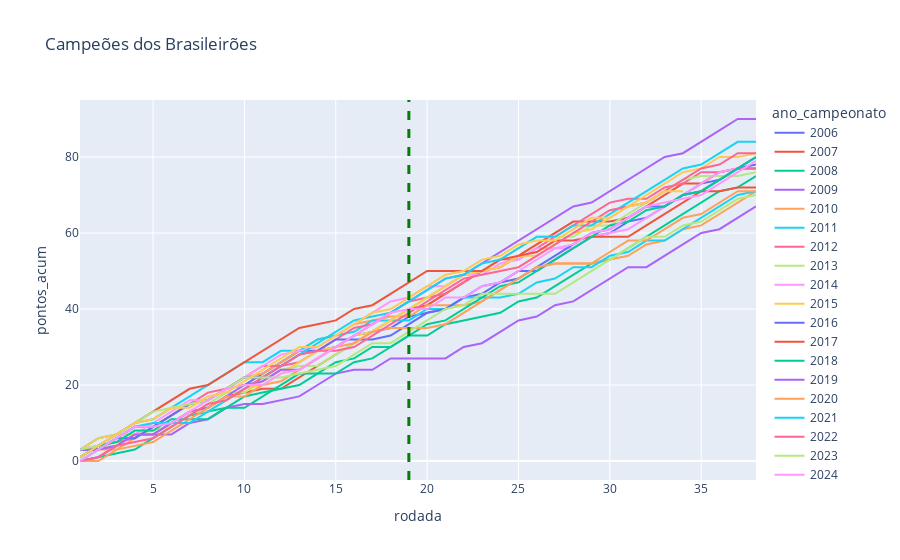

The notebook cell this image was saved under:
### Code cell
#Comparativo entre os campeões desde 2006
plt.figure(figsize = (20,7))
df_plot = df_completo.loc[(df_completo.classificacao_final == 1) ]
fig = px.line(df_plot, x ='rodada', y = 'pontos_acum', color = 'ano_campeonato', title = f'Campeões dos Brasileirões', hover_name='time')
fig.add_vline(x=19, line_width=3, line_dash="dash", line_color="green")

### Figure 1 — Plotly figure (JSON) as saved in the notebook; plotly's stock layout.template omitted (floating-point values rounded to 4 significant figures)
{"data": [{"hovertemplate": "<b>%{hovertext}</b><br><br>ano_campeonato=2006<br>rodada=%{x}<br>pontos_acum=%{y}<extra></extra>", "hovertext": ["São Paulo", "São Paulo", "São Paulo", "São Paulo", "São Paulo", "São Paulo", "São Paulo", "São Paulo", "São Paulo", "São Paulo", "São Paulo", "São Paulo", "São Paulo", "São Paulo", "São Paulo", "São Paulo", "São Paulo", "São Paulo", "São Paulo", "São Paulo", "São Paulo", "São Paulo", "São Paulo", "São Paulo", "São Paulo", "São Paulo", "São Paulo", "São Paulo", "São Paulo", "São Paulo", "São Paulo", "São Paulo", "São Paulo", "São Paulo", "São Paulo", "São Paulo", "São Paulo", "São Paulo"], "legendgroup": "2006", "line": {"color": "#636efa", "dash": "solid"}, "marker": {"symbol": "circle"}, "mode": "lines", "name": "2006", "orientation": "v", "showlegend": true, "type": "scatter", "x": [1, 2, 3, 4, 5, 6, 7, 8, 9, 10, 11, 12, 13, 14, 15, 16, 17, 18, 19, 20, 21, 22, 23, 24, 25, 26, 27, 28, 29, 30, 31, 32, 33, 34, 35, 36, 37, 38], "xaxis": "x", "y": [3, 3, 6, 9, 9, 12, 15, 16, 19, 20, 23, 26, 29, 29, 30, 33, 34, 35, 38, 39, 40, 43, 44, 47, 50, 50, 53, 56, 59, 60, 63, 64, 67, 70, 73, 74, 77, 78], "yaxis": "y"}, {"hovertemplate": "<b>%{hovertext}</b><br><br>ano_campeonato=2007<br>rodada=%{x}<br>pontos_acum=%{y}<extra></extra>", "hovertext": ["São Paulo", "São Paulo", "São Paulo", "São Paulo", "São Paulo", "São Paulo", "São Paulo", "São Paulo", "São Paulo", "São Paulo", "São Paulo", "São Paulo", "São Paulo", "São Paulo", "São Paulo", "São Paulo", "São Paulo", "São Paulo", "São Paulo", "São Paulo", "São Paulo", "São Paulo", "São Paulo", "São Paulo", "São Paulo", "São Paulo", "São Paulo", "São Paulo", "São Paulo", "São Paulo", "São Paulo", "São Paulo", "São Paulo", "São Paulo", "São Paulo", "São Paulo", "São Paulo", "São Paulo"], "legendgroup": "2007", "line": {"color": "#EF553B", "dash": "solid"}, "marker": {"symbol": "circle"}, "mode": "lines", "name": "2007", "orientation": "v", "showlegend": true, "type": "scatter", "x": [1, 2, 3, 4, 5, 6, 7, 8, 9, 10, 11, 12, 13, 14, 15, 16, 17, 18, 19, 20, 21, 22, 23, 24, 25, 26, 27, 28, 29, 30, 31, 32, 33, 34, 35, 36, 37, 38], "xaxis": "x", "y": [3, 3, 4, 7, 7, 10, 13, 14, 17, 18, 19, 19, 22, 25, 28, 31, 34, 37, 40, 41, 44, 47, 50, 51, 54, 57, 60, 63, 63, 63, 64, 67, 70, 73, 73, 76, 77, 77], "yaxis": "y"}, {"hovertemplate": "<b>%{hovertext}</b><br><br>ano_campeonato=2008<br>rodada=%{x}<br>pontos_acum=%{y}<extra></extra>", "hovertext": ["São Paulo", "São Paulo", "São Paulo", "São Paulo", "São Paulo", "São Paulo", "São Paulo", "São Paulo", "São Paulo", "São Paulo", "São Paulo", "São Paulo", "São Paulo", "São Paulo", "São Paulo", "São Paulo", "São Paulo", "São Paulo", "São Paulo", "São Paulo", "São Paulo", "São Paulo", "São Paulo", "São Paulo", "São Paulo", "São Paulo", "São Paulo", "São Paulo", "São Paulo", "São Paulo", "São Paulo", "São Paulo", "São Paulo", "São Paulo", "São Paulo", "São Paulo", "São Paulo", "São Paulo"], "legendgroup": "2008", "line": {"color": "#00cc96", "dash": "solid"}, "marker": {"symbol": "circle"}, "mode": "lines", "name": "2008", "orientation": "v", "showlegend": true, "type": "scatter", "x": [1, 2, 3, 4, 5, 6, 7, 8, 9, 10, 11, 12, 13, 14, 15, 16, 17, 18, 19, 20, 21, 22, 23, 24, 25, 26, 27, 28, 29, 30, 31, 32, 33, 34, 35, 36, 37, 38], "xaxis": "x", "y": [0, 1, 2, 3, 6, 9, 12, 13, 14, 14, 17, 20, 23, 23, 26, 27, 30, 30, 33, 33, 36, 37, 38, 39, 42, 43, 46, 49, 52, 53, 56, 59, 62, 65, 68, 71, 72, 75], "yaxis": "y"}, {"hovertemplate": "<b>%{hovertext}</b><br><br>ano_campeonato=2009<br>rodada=%{x}<br>pontos_acum=%{y}<extra></extra>", "hovertext": ["Flamengo", "Flamengo", "Flamengo", "Flamengo", "Flamengo", "Flamengo", "Flamengo", "Flamengo", "Flamengo", "Flamengo", "Flamengo", "Flamengo", "Flamengo", "Flamengo", "Flamengo", "Flamengo", "Flamengo", "Flamengo", "Flamengo", "Flamengo", "Flamengo", "Flamengo", "Flamengo", "Flamengo", "Flamengo", "Flamengo", "Flamengo", "Flamengo", "Flamengo", "Flamengo", "Flamengo", "Flamengo", "Flamengo", "Flamengo", "Flamengo", "Flamengo", "Flamengo", "Flamengo"], "legendgroup": "2009", "line": {"color": "#ab63fa", "dash": "solid"}, "marker": {"symbol": "circle"}, "mode": "lines", "name": "2009", "orientation": "v", "showlegend": true, "type": "scatter", "x": [1, 2, 3, 4, 5, 6, 7, 8, 9, 10, 11, 12, 13, 14, 15, 16, 17, 18, 19, 20, 21, 22, 23, 24, 25, 26, 27, 28, 29, 30, 31, 32, 33, 34, 35, 36, 37, 38], "xaxis": "x", "y": [0, 1, 4, 7, 7, 7, 10, 11, 14, 15, 15, 16, 17, 20, 23, 24, 24, 27, 27, 27, 27, 30, 31, 34, 37, 38, 41, 42, 45, 48, 51, 51, 54, 57, 60, 61, 64, 67], "yaxis": "y"}, {"hovertemplate": "<b>%{hovertext}</b><br><br>ano_campeonato=2010<br>rodada=%{x}<br>pontos_acum=%{y}<extra></extra>", "hovertext": ["Fluminense", "Fluminense", "Fluminense", "Fluminense", "Fluminense", "Fluminense", "Fluminense", "Fluminense", "Fluminense", "Fluminense", "Fluminense", "Fluminense", "Fluminense", "Fluminense", "Fluminense", "Fluminense", "Fluminense", "Fluminense", "Fluminense", "Fluminense", "Fluminense", "Fluminense", "Fluminense", "Fluminense", "Fluminense", "Fluminense", "Fluminense", "Fluminense", "Fluminense", "Fluminense", "Fluminense", "Fluminense", "Fluminense", "Fluminense", "Fluminense", "Fluminense", "Fluminense", "Fluminense"], "legendgroup": "2010", "line": {"color": "#FFA15A", "dash": "solid"}, "marker": {"symbol": "circle"}, "mode": "lines", "name": "2010", "orientation": "v", "showlegend": true, "type": "scatter", "x": [1, 2, 3, 4, 5, 6, 7, 8, 9, 10, 11, 12, 13, 14, 15, 16, 17, 18, 19, 20, 21, 22, 23, 24, 25, 26, 27, 28, 29, 30, 31, 32, 33, 34, 35, 36, 37, 38], "xaxis": "x", "y": [0, 3, 3, 6, 9, 12, 15, 16, 19, 22, 23, 26, 29, 32, 33, 36, 37, 38, 38, 41, 41, 41, 42, 45, 48, 51, 52, 52, 52, 53, 54, 57, 58, 61, 62, 65, 68, 71], "yaxis": "y"}, {"hovertemplate": "<b>%{hovertext}</b><br><br>ano_campeonato=2011<br>rodada=%{x}<br>pontos_acum=%{y}<extra></extra>", "hovertext": ["Corinthians", "Corinthians", "Corinthians", "Corinthians", "Corinthians", "Corinthians", "Corinthians", "Corinthians", "Corinthians", "Corinthians", "Corinthians", "Corinthians", "Corinthians", "Corinthians", "Corinthians", "Corinthians", "Corinthians", "Corinthians", "Corinthians", "Corinthians", "Corinthians", "Corinthians", "Corinthians", "Corinthians", "Corinthians", "Corinthians", "Corinthians", "Corinthians", "Corinthians", "Corinthians", "Corinthians", "Corinthians", "Corinthians", "Corinthians", "Corinthians", "Corinthians", "Corinthians", "Corinthians"], "legendgroup": "2011", "line": {"color": "#19d3f3", "dash": "solid"}, "marker": {"symbol": "circle"}, "mode": "lines", "name": "2011", "orientation": "v", "showlegend": true, "type": "scatter", "x": [1, 2, 3, 4, 5, 6, 7, 8, 9, 10, 11, 12, 13, 14, 15, 16, 17, 18, 19, 20, 21, 22, 23, 24, 25, 26, 27, 28, 29, 30, 31, 32, 33, 34, 35, 36, 37, 38], "xaxis": "x", "y": [3, 6, 7, 10, 11, 14, 17, 20, 23, 26, 26, 29, 29, 32, 33, 34, 37, 37, 37, 40, 40, 43, 43, 43, 44, 47, 48, 51, 51, 54, 55, 58, 58, 61, 64, 67, 70, 71], "yaxis": "y"}, {"hovertemplate": "<b>%{hovertext}</b><br><br>ano_campeonato=2012<br>rodada=%{x}<br>pontos_acum=%{y}<extra></extra>", "hovertext": ["Fluminense", "Fluminense", "Fluminense", "Fluminense", "Fluminense", "Fluminense", "Fluminense", "Fluminense", "Fluminense", "Fluminense", "Fluminense", "Fluminense", "Fluminense", "Fluminense", "Fluminense", "Fluminense", "Fluminense", "Fluminense", "Fluminense", "Fluminense", "Fluminense", "Fluminense", "Fluminense", "Fluminense", "Fluminense", "Fluminense", "Fluminense", "Fluminense", "Fluminense", "Fluminense", "Fluminense", "Fluminense", "Fluminense", "Fluminense", "Fluminense", "Fluminense", "Fluminense", "Fluminense"], "legendgroup": "2012", "line": {"color": "#FF6692", "dash": "solid"}, "marker": {"symbol": "circle"}, "mode": "lines", "name": "2012", "orientation": "v", "showlegend": true, "type": "scatter", "x": [1, 2, 3, 4, 5, 6, 7, 8, 9, 10, 11, 12, 13, 14, 15, 16, 17, 18, 19, 20, 21, 22, 23, 24, 25, 26, 27, 28, 29, 30, 31, 32, 33, 34, 35, 36, 37, 38], "xaxis": "x", "y": [3, 4, 5, 6, 9, 12, 15, 18, 19, 22, 25, 25, 26, 29, 32, 35, 36, 39, 42, 43, 44, 47, 50, 53, 53, 56, 59, 62, 65, 68, 69, 69, 72, 73, 76, 76, 77, 77], "yaxis": "y"}, {"hovertemplate": "<b>%{hovertext}</b><br><br>ano_campeonato=2013<br>rodada=%{x}<br>pontos_acum=%{y}<extra></extra>", "hovertext": ["Cruzeiro", "Cruzeiro", "Cruzeiro", "Cruzeiro", "Cruzeiro", "Cruzeiro", "Cruzeiro", "Cruzeiro", "Cruzeiro", "Cruzeiro", "Cruzeiro", "Cruzeiro", "Cruzeiro", "Cruzeiro", "Cruzeiro", "Cruzeiro", "Cruzeiro", "Cruzeiro", "Cruzeiro", "Cruzeiro", "Cruzeiro", "Cruzeiro", "Cruzeiro", "Cruzeiro", "Cruzeiro", "Cruzeiro", "Cruzeiro", "Cruzeiro", "Cruzeiro", "Cruzeiro", "Cruzeiro", "Cruzeiro", "Cruzeiro", "Cruzeiro", "Cruzeiro", "Cruzeiro", "Cruzeiro", "Cruzeiro"], "legendgroup": "2013", "line": {"color": "#B6E880", "dash": "solid"}, "marker": {"symbol": "circle"}, "mode": "lines", "name": "2013", "orientation": "v", "showlegend": true, "type": "scatter", "x": [1, 2, 3, 4, 5, 6, 7, 8, 9, 10, 11, 12, 13, 14, 15, 16, 17, 18, 19, 20, 21, 22, 23, 24, 25, 26, 27, 28, 29, 30, 31, 32, 33, 34, 35, 36, 37, 38], "xaxis": "x", "y": [3, 4, 4, 7, 8, 9, 12, 15, 18, 18, 21, 24, 25, 25, 28, 31, 34, 37, 40, 43, 46, 49, 50, 53, 56, 59, 59, 59, 62, 62, 65, 68, 71, 74, 75, 75, 75, 76], "yaxis": "y"}, {"hovertemplate": "<b>%{hovertext}</b><br><br>ano_campeonato=2014<br>rodada=%{x}<br>pontos_acum=%{y}<extra></extra>", "hovertext": ["Cruzeiro", "Cruzeiro", "Cruzeiro", "Cruzeiro", "Cruzeiro", "Cruzeiro", "Cruzeiro", "Cruzeiro", "Cruzeiro", "Cruzeiro", "Cruzeiro", "Cruzeiro", "Cruzeiro", "Cruzeiro", "Cruzeiro", "Cruzeiro", "Cruzeiro", "Cruzeiro", "Cruzeiro", "Cruzeiro", "Cruzeiro", "Cruzeiro", "Cruzeiro", "Cruzeiro", "Cruzeiro", "Cruzeiro", "Cruzeiro", "Cruzeiro", "Cruzeiro", "Cruzeiro", "Cruzeiro", "Cruzeiro", "Cruzeiro", "Cruzeiro", "Cruzeiro", "Cruzeiro", "Cruzeiro", "Cruzeiro"], "legendgroup": "2014", "line": {"color": "#FF97FF", "dash": "solid"}, "marker": {"symbol": "circle"}, "mode": "lines", "name": "2014", "orientation": "v", "showlegend": true, "type": "scatter", "x": [1, 2, 3, 4, 5, 6, 7, 8, 9, 10, 11, 12, 13, 14, 15, 16, 17, 18, 19, 20, 21, 22, 23, 24, 25, 26, 27, 28, 29, 30, 31, 32, 33, 34, 35, 36, 37, 38], "xaxis": "x", "y": [3, 4, 7, 7, 10, 13, 16, 16, 19, 22, 25, 28, 29, 30, 33, 36, 39, 42, 43, 46, 46, 49, 49, 52, 53, 56, 56, 56, 59, 60, 61, 64, 67, 70, 73, 76, 77, 80], "yaxis": "y"}, {"hovertemplate": "<b>%{hovertext}</b><br><br>ano_campeonato=2015<br>rodada=%{x}<br>pontos_acum=%{y}<extra></extra>", "hovertext": ["Corinthians", "Corinthians", "Corinthians", "Corinthians", "Corinthians", "Corinthians", "Corinthians", "Corinthians", "Corinthians", "Corinthians", "Corinthians", "Corinthians", "Corinthians", "Corinthians", "Corinthians", "Corinthians", "Corinthians", "Corinthians", "Corinthians", "Corinthians", "Corinthians", "Corinthians", "Corinthians", "Corinthians", "Corinthians", "Corinthians", "Corinthians", "Corinthians", "Corinthians", "Corinthians", "Corinthians", "Corinthians", "Corinthians", "Corinthians", "Corinthians", "Corinthians", "Corinthians", "Corinthians"], "legendgroup": "2015", "line": {"color": "#FECB52", "dash": "solid"}, "marker": {"symbol": "circle"}, "mode": "lines", "name": "2015", "orientation": "v", "showlegend": true, "type": "scatter", "x": [1, 2, 3, 4, 5, 6, 7, 8, 9, 10, 11, 12, 13, 14, 15, 16, 17, 18, 19, 20, 21, 22, 23, 24, 25, 26, 27, 28, 29, 30, 31, 32, 33, 34, 35, 36, 37, 38], "xaxis": "x", "y": [3, 6, 7, 7, 7, 10, 13, 13, 16, 19, 20, 23, 26, 29, 30, 33, 34, 37, 40, 43, 46, 49, 50, 51, 54, 54, 57, 60, 61, 64, 67, 70, 73, 76, 77, 80, 80, 81], "yaxis": "y"}, {"hovertemplate": "<b>%{hovertext}</b><br><br>ano_campeonato=2016<br>rodada=%{x}<br>pontos_acum=%{y}<extra></extra>", "hovertext": ["Palmeiras", "Palmeiras", "Palmeiras", "Palmeiras", "Palmeiras", "Palmeiras", "Palmeiras", "Palmeiras", "Palmeiras", "Palmeiras", "Palmeiras", "Palmeiras", "Palmeiras", "Palmeiras", "Palmeiras", "Palmeiras", "Palmeiras", "Palmeiras", "Palmeiras", "Palmeiras", "Palmeiras", "Palmeiras", "Palmeiras", "Palmeiras", "Palmeiras", "Palmeiras", "Palmeiras", "Palmeiras", "Palmeiras", "Palmeiras", "Palmeiras", "Palmeiras", "Palmeiras", "Palmeiras", "Palmeiras", "Palmeiras", "Palmeiras", "Palmeiras"], "legendgroup": "2016", "line": {"color": "#636efa", "dash": "solid"}, "marker": {"symbol": "circle"}, "mode": "lines", "name": "2016", "orientation": "v", "showlegend": true, "type": "scatter", "x": [1, 2, 3, 4, 5, 6, 7, 8, 9, 10, 11, 12, 13, 14, 15, 16, 17, 18, 19, 20, 21, 22, 23, 24, 25, 26, 27, 28, 29, 30, 31, 32, 33, 34, 35, 36, 37, 38], "xaxis": "x", "y": [3, 3, 6, 6, 9, 12, 15, 16, 19, 22, 22, 25, 28, 29, 32, 32, 32, 33, 36, 39, 40, 43, 46, 47, 48, 51, 54, 57, 60, 61, 64, 67, 67, 70, 71, 74, 77, 80], "yaxis": "y"}, {"hovertemplate": "<b>%{hovertext}</b><br><br>ano_campeonato=2017<br>rodada=%{x}<br>pontos_acum=%{y}<extra></extra>", "hovertext": ["Corinthians", "Corinthians", "Corinthians", "Corinthians", "Corinthians", "Corinthians", "Corinthians", "Corinthians", "Corinthians", "Corinthians", "Corinthians", "Corinthians", "Corinthians", "Corinthians", "Corinthians", "Corinthians", "Corinthians", "Corinthians", "Corinthians", "Corinthians", "Corinthians", "Corinthians", "Corinthians", "Corinthians", "Corinthians", "Corinthians", "Corinthians", "Corinthians", "Corinthians", "Corinthians", "Corinthians", "Corinthians", "Corinthians", "Corinthians", "Corinthians", "Corinthians", "Corinthians", "Corinthians"], "legendgroup": "2017", "line": {"color": "#EF553B", "dash": "solid"}, "marker": {"symbol": "circle"}, "mode": "lines", "name": "2017", "orientation": "v", "showlegend": true, "type": "scatter", "x": [1, 2, 3, 4, 5, 6, 7, 8, 9, 10, 11, 12, 13, 14, 15, 16, 17, 18, 19, 20, 21, 22, 23, 24, 25, 26, 27, 28, 29, 30, 31, 32, 33, 34, 35, 36, 37, 38], "xaxis": "x", "y": [1, 4, 7, 10, 13, 16, 19, 20, 23, 26, 29, 32, 35, 36, 37, 40, 41, 44, 47, 50, 50, 50, 50, 53, 54, 55, 58, 58, 59, 59, 59, 62, 65, 68, 71, 71, 72, 72], "yaxis": "y"}, {"hovertemplate": "<b>%{hovertext}</b><br><br>ano_campeonato=2018<br>rodada=%{x}<br>pontos_acum=%{y}<extra></extra>", "hovertext": ["Palmeiras", "Palmeiras", "Palmeiras", "Palmeiras", "Palmeiras", "Palmeiras", "Palmeiras", "Palmeiras", "Palmeiras", "Palmeiras", "Palmeiras", "Palmeiras", "Palmeiras", "Palmeiras", "Palmeiras", "Palmeiras", "Palmeiras", "Palmeiras", "Palmeiras", "Palmeiras", "Palmeiras", "Palmeiras", "Palmeiras", "Palmeiras", "Palmeiras", "Palmeiras", "Palmeiras", "Palmeiras", "Palmeiras", "Palmeiras", "Palmeiras", "Palmeiras", "Palmeiras", "Palmeiras", "Palmeiras", "Palmeiras", "Palmeiras", "Palmeiras"], "legendgroup": "2018", "line": {"color": "#00cc96", "dash": "solid"}, "marker": {"symbol": "circle"}, "mode": "lines", "name": "2018", "orientation": "v", "showlegend": true, "type": "scatter", "x": [1, 2, 3, 4, 5, 6, 7, 8, 9, 10, 11, 12, 13, 14, 15, 16, 17, 18, 19, 20, 21, 22, 23, 24, 25, 26, 27, 28, 29, 30, 31, 32, 33, 34, 35, 36, 37, 38], "xaxis": "x", "y": [1, 4, 5, 8, 8, 11, 11, 11, 14, 17, 18, 19, 20, 23, 23, 26, 27, 30, 33, 36, 37, 40, 43, 46, 47, 50, 53, 56, 59, 62, 63, 66, 67, 70, 71, 74, 77, 80], "yaxis": "y"}, {"hovertemplate": "<b>%{hovertext}</b><br><br>ano_campeonato=2019<br>rodada=%{x}<br>pontos_acum=%{y}<extra></extra>", "hovertext": ["Flamengo", "Flamengo", "Flamengo", "Flamengo", "Flamengo", "Flamengo", "Flamengo", "Flamengo", "Flamengo", "Flamengo", "Flamengo", "Flamengo", "Flamengo", "Flamengo", "Flamengo", "Flamengo", "Flamengo", "Flamengo", "Flamengo", "Flamengo", "Flamengo", "Flamengo", "Flamengo", "Flamengo", "Flamengo", "Flamengo", "Flamengo", "Flamengo", "Flamengo", "Flamengo", "Flamengo", "Flamengo", "Flamengo", "Flamengo", "Flamengo", "Flamengo", "Flamengo", "Flamengo"], "legendgroup": "2019", "line": {"color": "#ab63fa", "dash": "solid"}, "marker": {"symbol": "circle"}, "mode": "lines", "name": "2019", "orientation": "v", "showlegend": true, "type": "scatter", "x": [1, 2, 3, 4, 5, 6, 7, 8, 9, 10, 11, 12, 13, 14, 15, 16, 17, 18, 19, 20, 21, 22, 23, 24, 25, 26, 27, 28, 29, 30, 31, 32, 33, 34, 35, 36, 37, 38], "xaxis": "x", "y": [3, 3, 4, 7, 7, 10, 13, 14, 17, 20, 21, 24, 24, 27, 30, 33, 36, 39, 42, 45, 48, 49, 52, 55, 58, 61, 64, 67, 68, 71, 74, 77, 80, 81, 84, 87, 90, 90], "yaxis": "y"}, {"hovertemplate": "<b>%{hovertext}</b><br><br>ano_campeonato=2020<br>rodada=%{x}<br>pontos_acum=%{y}<extra></extra>", "hovertext": ["Flamengo", "Flamengo", "Flamengo", "Flamengo", "Flamengo", "Flamengo", "Flamengo", "Flamengo", "Flamengo", "Flamengo", "Flamengo", "Flamengo", "Flamengo", "Flamengo", "Flamengo", "Flamengo", "Flamengo", "Flamengo", "Flamengo", "Flamengo", "Flamengo", "Flamengo", "Flamengo", "Flamengo", "Flamengo", "Flamengo", "Flamengo", "Flamengo", "Flamengo", "Flamengo", "Flamengo", "Flamengo", "Flamengo", "Flamengo", "Flamengo", "Flamengo", "Flamengo", "Flamengo"], "legendgroup": "2020", "line": {"color": "#FFA15A", "dash": "solid"}, "marker": {"symbol": "circle"}, "mode": "lines", "name": "2020", "orientation": "v", "showlegend": true, "type": "scatter", "x": [1, 2, 3, 4, 5, 6, 7, 8, 9, 10, 11, 12, 13, 14, 15, 16, 17, 18, 19, 20, 21, 22, 23, 24, 25, 26, 27, 28, 29, 30, 31, 32, 33, 34, 35, 36, 37, 38], "xaxis": "x", "y": [0, 0, 3, 4, 5, 8, 11, 14, 17, 17, 20, 21, 24, 27, 30, 31, 34, 35, 35, 35, 36, 39, 42, 45, 48, 51, 52, 52, 52, 55, 58, 58, 61, 64, 65, 68, 71, 71], "yaxis": "y"}, {"hovertemplate": "<b>%{hovertext}</b><br><br>ano_campeonato=2021<br>rodada=%{x}<br>pontos_acum=%{y}<extra></extra>", "hovertext": ["Atlético-MG", "Atlético-MG", "Atlético-MG", "Atlético-MG", "Atlético-MG", "Atlético-MG", "Atlético-MG", "Atlético-MG", "Atlético-MG", "Atlético-MG", "Atlético-MG", "Atlético-MG", "Atlético-MG", "Atlético-MG", "Atlético-MG", "Atlético-MG", "Atlético-MG", "Atlético-MG", "Atlético-MG", "Atlético-MG", "Atlético-MG", "Atlético-MG", "Atlético-MG", "Atlético-MG", "Atlético-MG", "Atlético-MG", "Atlético-MG", "Atlético-MG", "Atlético-MG", "Atlético-MG", "Atlético-MG", "Atlético-MG", "Atlético-MG", "Atlético-MG", "Atlético-MG", "Atlético-MG", "Atlético-MG", "Atlético-MG"], "legendgroup": "2021", "line": {"color": "#19d3f3", "dash": "solid"}, "marker": {"symbol": "circle"}, "mode": "lines", "name": "2021", "orientation": "v", "showlegend": true, "type": "scatter", "x": [1, 2, 3, 4, 5, 6, 7, 8, 9, 10, 11, 12, 13, 14, 15, 16, 17, 18, 19, 20, 21, 22, 23, 24, 25, 26, 27, 28, 29, 30, 31, 32, 33, 34, 35, 36, 37, 38], "xaxis": "x", "y": [0, 3, 6, 9, 10, 10, 10, 13, 16, 19, 22, 25, 28, 31, 34, 37, 38, 39, 42, 45, 48, 49, 52, 53, 56, 59, 59, 62, 62, 65, 68, 71, 74, 77, 78, 81, 84, 84], "yaxis": "y"}, {"hovertemplate": "<b>%{hovertext}</b><br><br>ano_campeonato=2022<br>rodada=%{x}<br>pontos_acum=%{y}<extra></extra>", "hovertext": ["Palmeiras", "Palmeiras", "Palmeiras", "Palmeiras", "Palmeiras", "Palmeiras", "Palmeiras", "Palmeiras", "Palmeiras", "Palmeiras", "Palmeiras", "Palmeiras", "Palmeiras", "Palmeiras", "Palmeiras", "Palmeiras", "Palmeiras", "Palmeiras", "Palmeiras", "Palmeiras", "Palmeiras", "Palmeiras", "Palmeiras", "Palmeiras", "Palmeiras", "Palmeiras", "Palmeiras", "Palmeiras", "Palmeiras", "Palmeiras", "Palmeiras", "Palmeiras", "Palmeiras", "Palmeiras", "Palmeiras", "Palmeiras", "Palmeiras", "Palmeiras"], "legendgroup": "2022", "line": {"color": "#FF6692", "dash": "solid"}, "marker": {"symbol": "circle"}, "mode": "lines", "name": "2022", "orientation": "v", "showlegend": true, "type": "scatter", "x": [1, 2, 3, 4, 5, 6, 7, 8, 9, 10, 11, 12, 13, 14, 15, 16, 17, 18, 19, 20, 21, 22, 23, 24, 25, 26, 27, 28, 29, 30, 31, 32, 33, 34, 35, 36, 37, 38], "xaxis": "x", "y": [0, 1, 4, 5, 6, 9, 12, 15, 16, 19, 22, 25, 28, 29, 29, 30, 33, 36, 39, 42, 45, 48, 49, 50, 51, 54, 57, 60, 63, 66, 67, 68, 71, 74, 77, 78, 81, 81], "yaxis": "y"}, {"hovertemplate": "<b>%{hovertext}</b><br><br>ano_campeonato=2023<br>rodada=%{x}<br>pontos_acum=%{y}<extra></extra>", "hovertext": ["Palmeiras", "Palmeiras", "Palmeiras", "Palmeiras", "Palmeiras", "Palmeiras", "Palmeiras", "Palmeiras", "Palmeiras", "Palmeiras", "Palmeiras", "Palmeiras", "Palmeiras", "Palmeiras", "Palmeiras", "Palmeiras", "Palmeiras", "Palmeiras", "Palmeiras", "Palmeiras", "Palmeiras", "Palmeiras", "Palmeiras", "Palmeiras", "Palmeiras", "Palmeiras", "Palmeiras", "Palmeiras", "Palmeiras", "Palmeiras", "Palmeiras", "Palmeiras", "Palmeiras", "Palmeiras", "Palmeiras", "Palmeiras", "Palmeiras", "Palmeiras"], "legendgroup": "2023", "line": {"color": "#B6E880", "dash": "solid"}, "marker": {"symbol": "circle"}, "mode": "lines", "name": "2023", "orientation": "v", "showlegend": true, "type": "scatter", "x": [1, 2, 3, 4, 5, 6, 7, 8, 9, 10, 11, 12, 13, 14, 15, 16, 17, 18, 19, 20, 21, 22, 23, 24, 25, 26, 27, 28, 29, 30, 31, 32, 33, 34, 35, 36, 37, 38], "xaxis": "x", "y": [3, 4, 7, 10, 13, 14, 15, 16, 19, 22, 22, 22, 23, 24, 25, 28, 31, 31, 34, 37, 40, 41, 44, 44, 44, 44, 44, 47, 50, 53, 56, 59, 59, 62, 63, 66, 69, 70], "yaxis": "y"}, {"hovertemplate": "<b>%{hovertext}</b><br><br>ano_campeonato=2024<br>rodada=%{x}<br>pontos_acum=%{y}<extra></extra>", "hovertext": ["Botafogo", "Botafogo", "Botafogo", "Botafogo", "Botafogo", "Botafogo", "Botafogo", "Botafogo", "Botafogo", "Botafogo", "Botafogo", "Botafogo", "Botafogo", "Botafogo", "Botafogo", "Botafogo", "Botafogo", "Botafogo", "Botafogo", "Botafogo", "Botafogo", "Botafogo", "Botafogo", "Botafogo", "Botafogo", "Botafogo", "Botafogo", "Botafogo", "Botafogo", "Botafogo", "Botafogo", "Botafogo", "Botafogo", "Botafogo", "Botafogo", "Botafogo", "Botafogo", "Botafogo"], "legendgroup": "2024", "line": {"color": "#FF97FF", "dash": "solid"}, "marker": {"symbol": "circle"}, "mode": "lines", "name": "2024", "orientation": "v", "showlegend": true, "type": "scatter", "x": [1, 2, 3, 4, 5, 6, 7, 8, 9, 10, 11, 12, 13, 14, 15, 16, 17, 18, 19, 20, 21, 22, 23, 24, 25, 26, 27, 28, 29, 30, 31, 32, 33, 34, 35, 36, 37, 38], "xaxis": "x", "y": [0, 3, 6, 9, 9, 10, 13, 16, 19, 20, 20, 23, 24, 27, 30, 33, 36, 39, 40, 40, 43, 43, 46, 47, 50, 53, 56, 57, 60, 61, 64, 67, 68, 69, 70, 73, 76, 79], "yaxis": "y"}, {"hovertemplate": "<b>%{hovertext}</b><br><br>ano_campeonato=2025<br>rodada=%{x}<br>pontos_acum=%{y}<extra></extra>", "hovertext": ["Flamengo", "Flamengo", "Flamengo", "Flamengo", "Flamengo", "Flamengo", "Flamengo", "Flamengo", "Flamengo", "Flamengo", "Flamengo", "Flamengo", "Flamengo", "Flamengo", "Flamengo", "Flamengo", "Flamengo", "Flamengo", "Flamengo", "Flamengo", "Flamengo", "Flamengo", "Flamengo", "Flamengo", "Flamengo", "Flamengo", "Flamengo", "Flamengo", "Flamengo", "Flamengo", "Flamengo", "Flamengo", "Flamengo", "Flamengo"], "legendgroup": "2025", "line": {"color": "#FECB52", "dash": "solid"}, "marker": {"symbol": "circle"}, "mode": "lines", "name": "2025", "orientation": "v", "showlegend": true, "type": "scatter", "x": [1, 2, 3, 4, 5, 6, 7, 8, 9, 10, 11, 12, 13, 14, 15, 16, 17, 18, 19, 20, 21, 22, 23, 24, 25, 26, 27, 28, 29, 30, 31, 32, 33, 34], "xaxis": "x", "y": [1, 4, 7, 10, 11, 14, 14, 17, 18, 21, 24, 27, 30, 30, 33, 36, 39, 40, 43, 46, 49, 50, 53, 54, 57, 58, 58, 61, 64, 64, 67, 68, 71, 71], "yaxis": "y"}], "layout": {"legend": {"title": {"text": "ano_campeonato"}, "tracegroupgap": 0}, "shapes": [{"line": {"color": "green", "dash": "dash", "width": 3}, "type": "line", "x0": 19, "x1": 19, "xref": "x", "y0": 0, "y1": 1, "yref": "y domain"}], "title": {"text": "Campeões dos Brasileirões"}, "xaxis": {"anchor": "y", "domain": [0, 1], "title": {"text": "rodada"}}, "yaxis": {"anchor": "x", "domain": [0, 1], "title": {"text": "pontos_acum"}}}}
